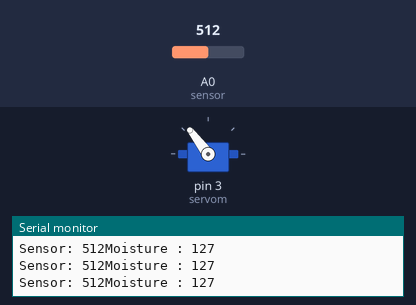
Recording of a sketch running on a simulated Arduino Uno, built with avr-gcc and run on an emulated ATmega328P. Shown: servo, the last lines printed to the serial monitor. The inputs (shaded band) are chosen by the test bench; at power-on: A0 (sensor) = 512.

Above: at 1.3 s.
1.4 s: A0 (sensor) set to 716
At 2.4 s:
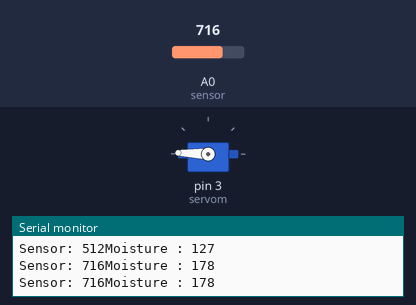
3.1 s: A0 (sensor) set to 900
At 4.3 s:
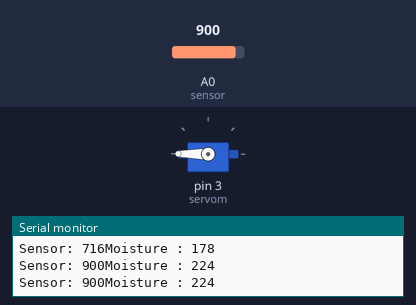
4.8 s: A0 (sensor) set to 306
At 6.1 s:
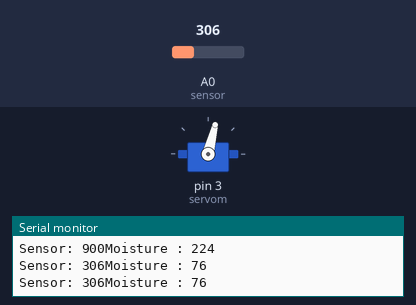
6.4 s: A0 (sensor) set to 122
At 7.0 s:
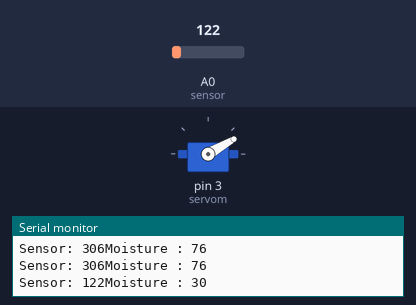
8.1 s: A0 (sensor) set to 0
At 8.9 s:
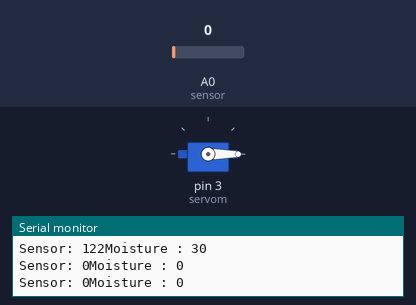
9.7 s: A0 (sensor) set to 511
At 10.9 s:
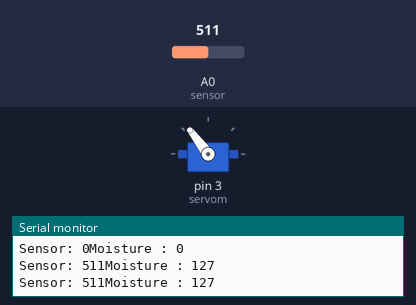
Timing chart, 0 to 12.4 s (numbered marks = the images above; inputs shaded):
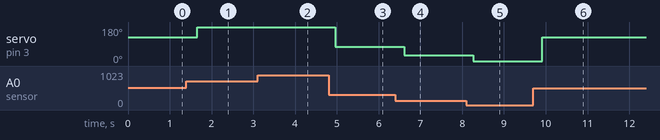

Measured:
- after the input at 1.4 s, servo on pin 3 (servom): 127° → 178° after 0.25 s
- after the input at 3.1 s, servo on pin 3 (servom): 178° → 180° after 0.20 s
- after the input at 4.8 s, servo on pin 3 (servom): 180° → 76° after 0.16 s
- after the input at 6.4 s, servo on pin 3 (servom): 76° → 30° after 0.21 s
- after the input at 8.1 s, servo on pin 3 (servom): 30° → 0° after 0.16 s
- after the input at 9.7 s, servo on pin 3 (servom): 0° → 127° after 0.21 s

The sketch:

smart_irrigation1.ino
```cpp
#include <Servo.h>

int servom = 3 ;
Servo motor;
int sensor = A0 ;

void setup()
{
  Serial.begin(9600);
  pinMode(servom, OUTPUT);
  motor.attach(servom);
}

void loop()
{
	int analog = analogRead(sensor);
  	int pos = map(analog,0,1023,0,255);
    motor.write(pos);
    delay(50);
 	Serial.println((String)"Sensor: "+analog+ "Moisture : " +pos);
 	delay(500);
}
```
